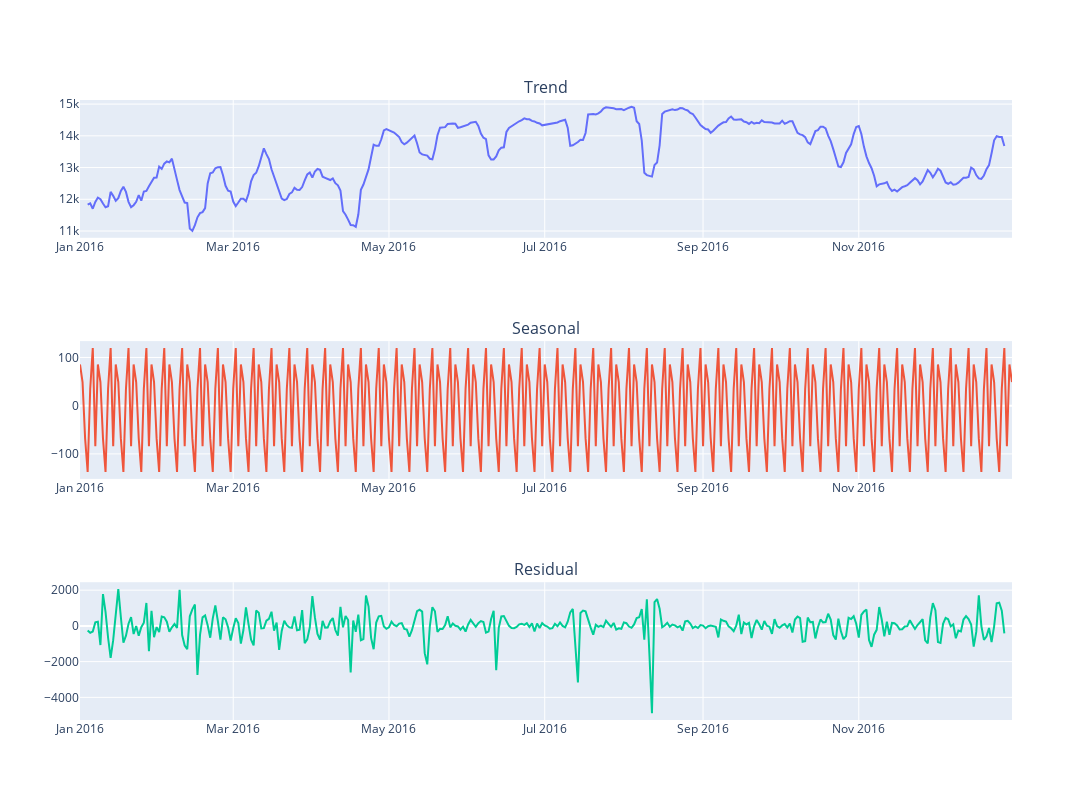

This figure's notebook cell:
### Code cell
# Plotting the Trend, Seasonal and Residual
cols = ["Trend", "Seasonal", "Residual"]

fig = make_subplots(rows=3, cols=1, subplot_titles=cols)

for i, col in enumerate(cols):
    fig.add_trace(
        go.Scatter(x=healthcare_daily.index, y=healthcare_daily[col]),
        row=i+1,
        col=1
    )

fig.update_layout(height=800, width=1200, showlegend=False)
fig.show()

### Figure 1 — Plotly figure (JSON) as saved in the notebook; plotly's stock layout.template omitted (floating-point values rounded to 4 significant figures; data arrays with more than 128 entries replaced by an {"elided": "..."} marker saying what was removed)
{"data": [{"type": "scatter", "x": {"elided": "369 str values"}, "xaxis": "x", "y": {"elided": "366 float values"}, "yaxis": "y"}, {"type": "scatter", "x": {"elided": "369 str values"}, "xaxis": "x2", "y": {"elided": "366 float values"}, "yaxis": "y2"}, {"type": "scatter", "x": {"elided": "369 str values"}, "xaxis": "x3", "y": {"elided": "366 float values"}, "yaxis": "y3"}], "layout": {"annotations": [{"font": {"size": 16}, "showarrow": false, "text": "Trend", "x": 0.5, "xanchor": "center", "xref": "paper", "y": 1, "yanchor": "bottom", "yref": "paper"}, {"font": {"size": 16}, "showarrow": false, "text": "Seasonal", "x": 0.5, "xanchor": "center", "xref": "paper", "y": 0.6111, "yanchor": "bottom", "yref": "paper"}, {"font": {"size": 16}, "showarrow": false, "text": "Residual", "x": 0.5, "xanchor": "center", "xref": "paper", "y": 0.2222, "yanchor": "bottom", "yref": "paper"}], "height": 800, "showlegend": false, "width": 1200, "xaxis": {"anchor": "y", "domain": [0, 1]}, "xaxis2": {"anchor": "y2", "domain": [0, 1]}, "xaxis3": {"anchor": "y3", "domain": [0, 1]}, "yaxis": {"anchor": "x", "domain": [0.7778, 1]}, "yaxis2": {"anchor": "x2", "domain": [0.3889, 0.6111]}, "yaxis3": {"anchor": "x3", "domain": [0, 0.2222]}}}
